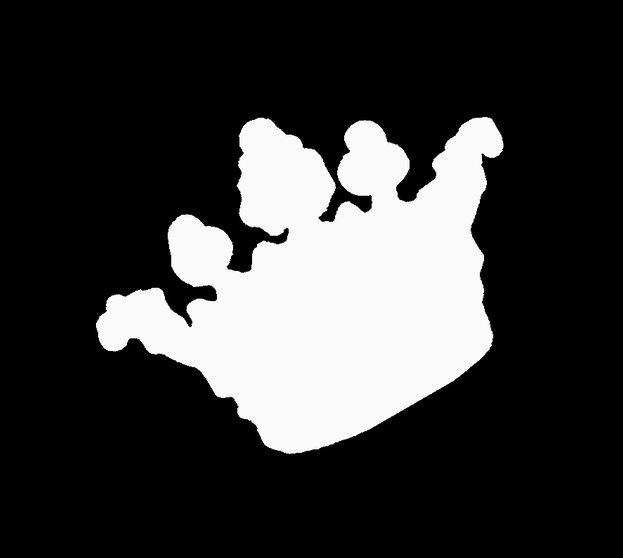
#> input picture escaladas/crown-1.gif, 623 x 558 px; its folder holds only this picture in this run
$ python Eight.py
#> lines starting #> are read from the running program, lines starting #| are printed output that depends on the picture; after the words box and inside, x2 and y2 are one past the last pixel; in counts of white or black regions, pixels touching at a corner belong together


import numpy as np  # Para operaciones matemáticas
from PIL import Image, ImageDraw
import os
import math
import cv2  # Para cálculo de momentos
import pandas as pd
import matplotlib.pyplot as plt
from matplotlib.patches import Rectangle


input_folder  = 'escaladas'    # Carpeta con imágenes escaladas (binary 0/1)
output_folder = 'rotadas'      # Carpeta para imágenes rotadas
os.makedirs(output_folder, exist_ok=True)

theta = 45  # Ángulo de rotación (grados)

def central_moments(binary):
    # Coordenadas de píxeles=1
    ys, xs = np.nonzero(binary)
    x_bar, y_bar = xs.mean(), ys.mean()
    mu = {}
    for p in range(4):
        for q in range(4):
            if p+q <= 3:
                mu[(p,q)] = ((xs - x_bar)**p * (ys - y_bar)**q).sum()
    return mu

# Guardar resultados
records = []
for fn in sorted(os.listdir(input_folder)):
    if not fn.lower().endswith(('.png', '.gif', '.jpg', '.jpeg', '.bmp')):
        continue
    # Leer y umbralizar
    img = Image.open(os.path.join(input_folder, fn)).convert('L')
#> img is the input picture: PIL image 623x558 L; min 0, max 255, mean 57.1
    arr = np.array(img)
    _, bin0 = cv2.threshold(arr, 127, 1, cv2.THRESH_BINARY)
#> bin0: shape (558, 623); values 0 (black) and 1 (white), 22.8% white; 1 white region, box (x1, y1, x2, y2) and area: (96, 117, 503, 454) 79362

    # momentos originales
    mu0 = central_moments(bin0)
#> in central_moments, `x_bar, y_bar = xs.mean(), ys.mean()`: x_bar = 327.9; y_bar = 286.8
#> after the loop in central_moments, `for p in range(4):`: mu = 10 items
#> mu0 = 10 items
    # invariantes antes
    phi1_0 = mu0[(2,0)] + mu0[(0,2)]
#> phi1_0 = 1.18e+09
    phi2_0 = (mu0[(2,0)] - mu0[(0,2)])**2 + 4*(mu0[(1,1)]**2)
#> phi2_0 = 6.59e+16
    phi3_0 = (mu0[(3,0)] - 3*mu0[(1,2)])**2 + (3*mu0[(2,1)] - mu0[(0,3)])**2
#> phi3_0 = 9.34e+20

    # rotar alrededor del centro de la imagen
    h, w = bin0.shape
#> h = 558; w = 623
    M = cv2.getRotationMatrix2D((w/2, h/2), theta, 1.0)
    rot_raw = cv2.warpAffine((bin0*255).astype(np.uint8), M, (w, h), borderValue=0)
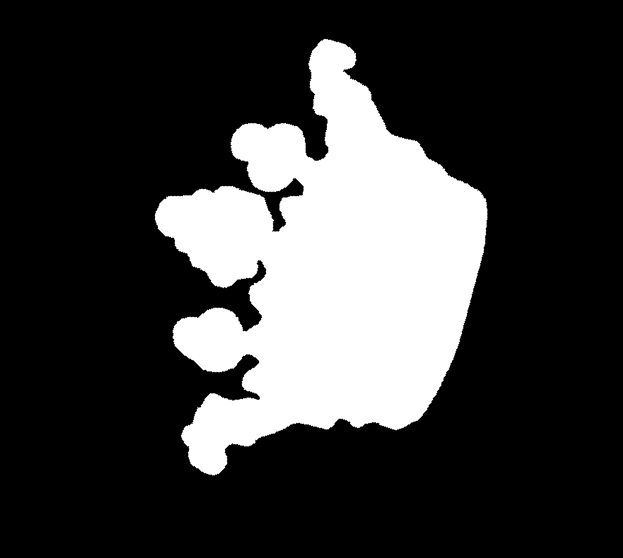
#> rot_raw: shape (558, 623); min 0, max 255, mean 58.2
    _, bin1 = cv2.threshold(rot_raw, 127, 1, cv2.THRESH_BINARY)
#> bin1: shape (558, 623); values 0 (black) and 1 (white), 22.8% white; 1 white region, box (x1, y1, x2, y2) and area: (155, 39, 487, 475) 79385
    cv2.imwrite(os.path.join(output_folder, f"rotada_{os.path.splitext(fn)[0]}.png"), bin1*255)

    # momentos rotados
    mu1 = central_moments(bin1)
#> mu1 = 10 items
    phi1_1 = mu1[(2,0)] + mu1[(0,2)]
#> phi1_1 = 1.18e+09
    phi2_1 = (mu1[(2,0)] - mu1[(0,2)])**2 + 4*(mu1[(1,1)]**2)
#> phi2_1 = 6.59e+16
    phi3_1 = (mu1[(3,0)] - 3*mu1[(1,2)])**2 + (3*mu1[(2,1)] - mu1[(0,3)])**2
#> phi3_1 = 9.32e+20

    records.append({
        'imagen':      fn,
        'phi1_before': phi1_0,
        'phi1_after':  phi1_1,
        'phi2_before': phi2_0,
        'phi2_after':  phi2_1,
        'phi3_before': phi3_0,
        'phi3_after':  phi3_1,
    })

# Tabla con pandas
df = pd.DataFrame(records)[[
    'imagen',
    'phi1_before','phi1_after',
    'phi2_before','phi2_after',
    'phi3_before','phi3_after'
]].round(2)
#> df = table of 1 rows and 7 columns

print(df.to_markdown(index=False))
#| | imagen      |   phi1_before |   phi1_after |   phi2_before |   phi2_after |   phi3_before |   phi3_after |
#| |:------------|--------------:|-------------:|--------------:|-------------:|--------------:|-------------:|
#| | crown-1.gif |   1.17696e+09 |  1.17728e+09 |   6.59404e+16 |  6.59218e+16 |   9.34042e+20 |  9.32157e+20 |
print(f"\nRotación aplicada: {theta}°")

$ run again, on escaladas/escalada_device0-1.gif
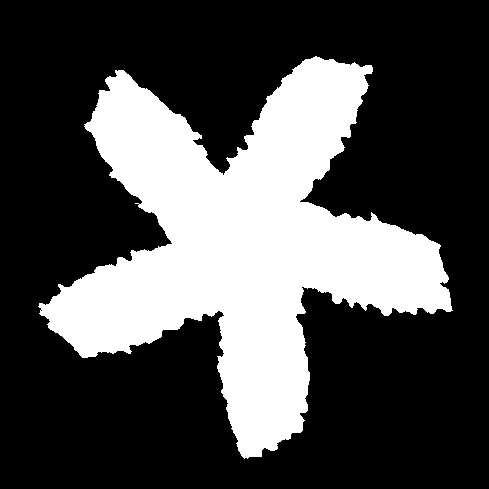
#> input picture escaladas/escalada_device0-1.gif, 489 x 489 px
#> img: PIL image 489x489 L; 30.2% white; 1 white region, box (x1, y1, x2, y2) and area: (38, 56, 453, 459) 72146
#> x_bar = 243.2; y_bar = 243.1
#> after the loop in central_moments, `for p in range(4):`: mu = 10 items
#> phi1_0 = 1.17e+09
#> phi2_0 = 4.14e+12
#> phi3_0 = 8.71e+17
#> `rot_raw = cv2.warpAffine((bin0*255).astype(np.uint8), M, (w, h), borde..`:
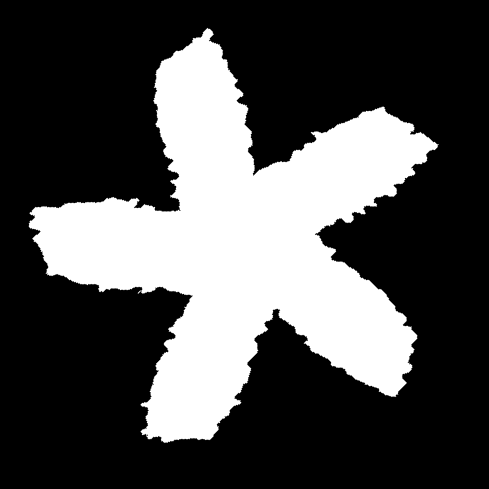
#> rot_raw: shape (489, 489); min 0, max 255, mean 76.9
#> `_, bin1 = cv2.threshold(rot_raw, 127, 1, cv2.THRESH_BINARY)`:
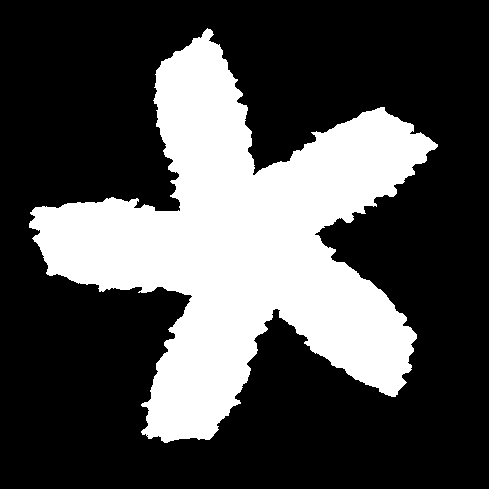
#> bin1: shape (489, 489); values 0 (black) and 1 (white), 30.2% white; 1 white region, box (x1, y1, x2, y2) and area: (29, 28, 438, 443) 72178
#> mu1 = 10 items
#> phi1_1 = 1.17e+09
#> phi2_1 = 3.35e+12
#> phi3_1 = 8.08e+17
#> df = table of 1 rows and 7 columns
#| | imagen                 |   phi1_before |   phi1_after |   phi2_before |   phi2_after |   phi3_before |   phi3_after |
#| |:-----------------------|--------------:|-------------:|--------------:|-------------:|--------------:|-------------:|
#| | escalada_device0-1.gif |   1.16666e+09 |  1.16763e+09 |   4.13808e+12 |   3.3549e+12 |   8.70856e+17 |  8.07587e+17 |

$ run again, on escaladas/escalada_device8-1.gif
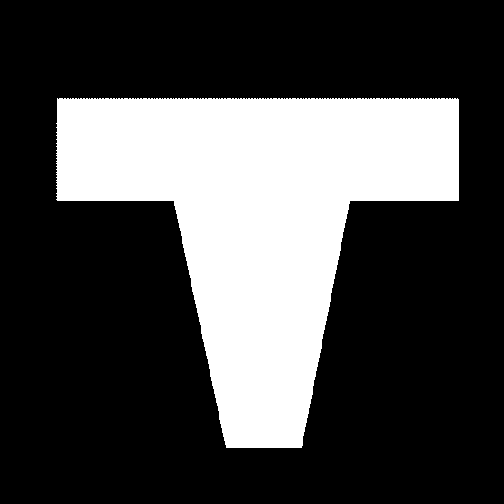
#> input picture escaladas/escalada_device8-1.gif, 504 x 504 px
#> img: PIL image 504x504 L; 28.5% white; 1 white region, box (x1, y1, x2, y2) and area: (56, 98, 459, 448) 72405
#> x_bar = 259.4; y_bar = 217.2
#> after the loop in central_moments, `for p in range(4):`: mu = 10 items
#> phi1_0 = 1.24e+09
#> phi2_0 = 1.55e+15
#> phi3_0 = 2.27e+22
#> `rot_raw = cv2.warpAffine((bin0*255).astype(np.uint8), M, (w, h), borde..`:
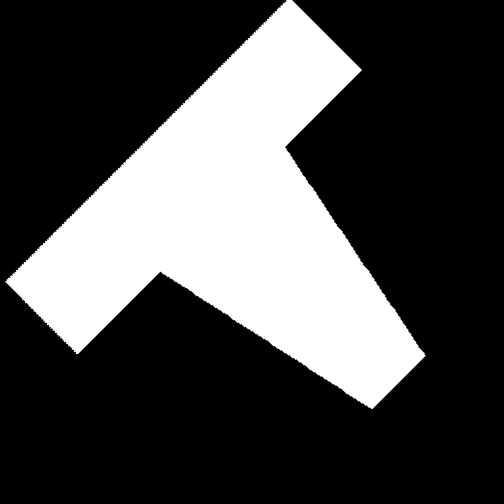
#> rot_raw: shape (504, 504); min 0, max 255, mean 72.7
#> `_, bin1 = cv2.threshold(rot_raw, 127, 1, cv2.THRESH_BINARY)`:
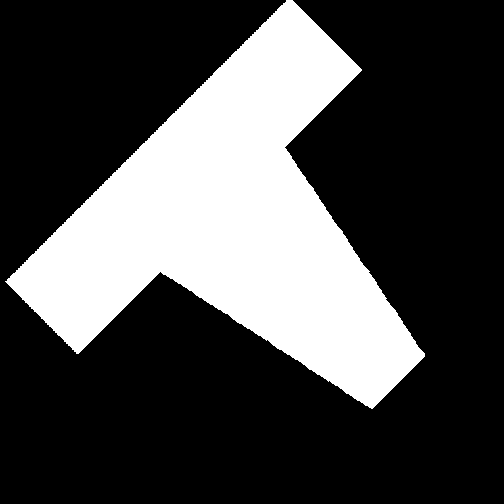
#> bin1: shape (504, 504); values 0 (black) and 1 (white), 28.5% white; 1 white region, box (x1, y1, x2, y2) and area: (5, 0, 425, 409) 72497
#> mu1 = 10 items
#> phi1_1 = 1.24e+09
#> phi2_1 = 1.43e+15
#> phi3_1 = 2.28e+22
#> df = table of 1 rows and 7 columns
#| | imagen                 |   phi1_before |   phi1_after |   phi2_before |   phi2_after |   phi3_before |   phi3_after |
#| |:-----------------------|--------------:|-------------:|--------------:|-------------:|--------------:|-------------:|
#| | escalada_device8-1.gif |    1.2362e+09 |  1.23888e+09 |   1.55497e+15 |  1.43074e+15 |   2.27064e+22 |  2.27896e+22 |

$ run again, on escaladas/escalada_flatfish-1.gif
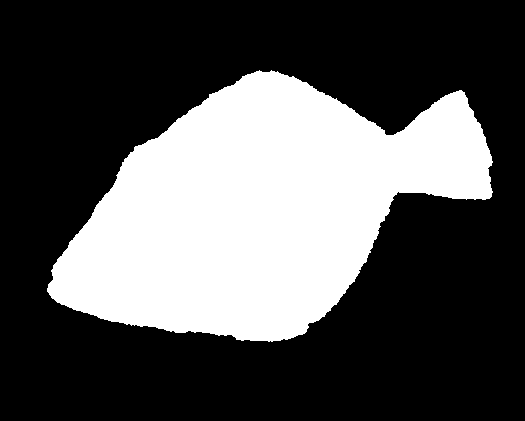
#> input picture escaladas/escalada_flatfish-1.gif, 525 x 421 px
#> img: PIL image 525x421 L; 32.7% white; 1 white region, box (x1, y1, x2, y2) and area: (47, 70, 493, 342) 72210
#> x_bar = 259.1; y_bar = 209.1
#> after the loop in central_moments, `for p in range(4):`: mu = 10 items
#> phi1_0 = 1.07e+09
#> phi2_0 = 3.42e+17
#> phi3_0 = 5.52e+20
#> `rot_raw = cv2.warpAffine((bin0*255).astype(np.uint8), M, (w, h), borde..`:
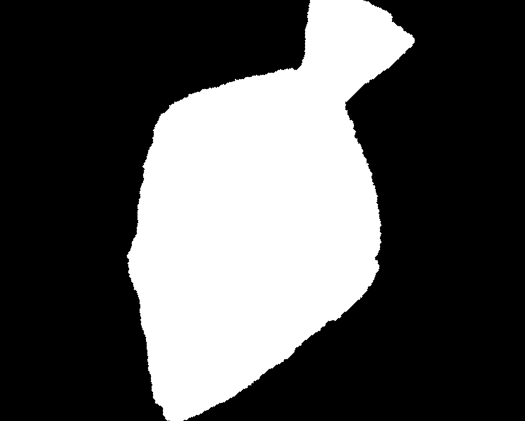
#> rot_raw: shape (421, 525); min 0, max 255, mean 82.8
#> `_, bin1 = cv2.threshold(rot_raw, 127, 1, cv2.THRESH_BINARY)`:
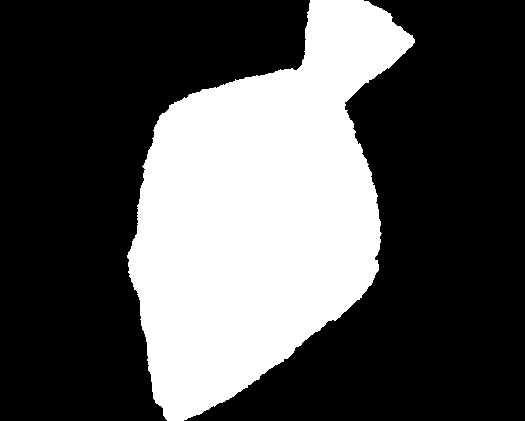
#> bin1: shape (421, 525); values 0 (black) and 1 (white), 32.5% white; 1 white region, box (x1, y1, x2, y2) and area: (127, 0, 415, 421) 71789
#> mu1 = 10 items
#> phi1_1 = 1.04e+09
#> phi2_1 = 3.17e+17
#> phi3_1 = 4.85e+20
#> df = table of 1 rows and 7 columns
#| | imagen                  |   phi1_before |   phi1_after |   phi2_before |   phi2_after |   phi3_before |   phi3_after |
#| |:------------------------|--------------:|-------------:|--------------:|-------------:|--------------:|-------------:|
#| | escalada_flatfish-1.gif |   1.06631e+09 |  1.04393e+09 |   3.42153e+17 |  3.17007e+17 |   5.52426e+20 |  4.84532e+20 |

$ run again, on escaladas/device0-1.gif
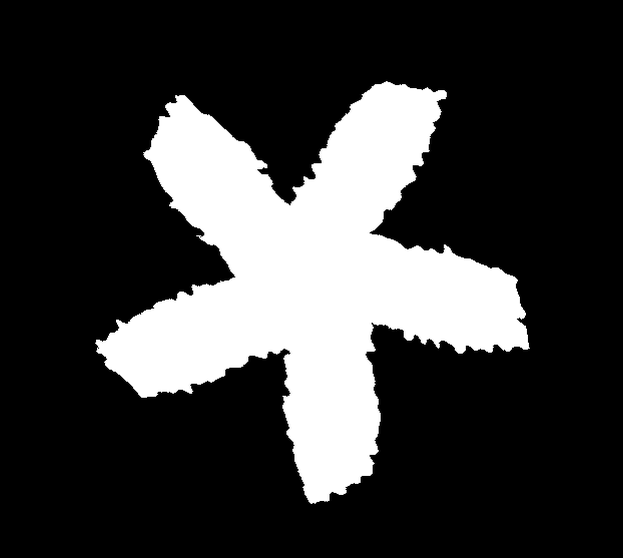
#> input picture escaladas/device0-1.gif, 623 x 558 px
#> img is the input picture: PIL image 623x558 L; min 0, max 255, mean 58.3
#> `_, bin0 = cv2.threshold(arr, 127, 1, cv2.THRESH_BINARY)`:
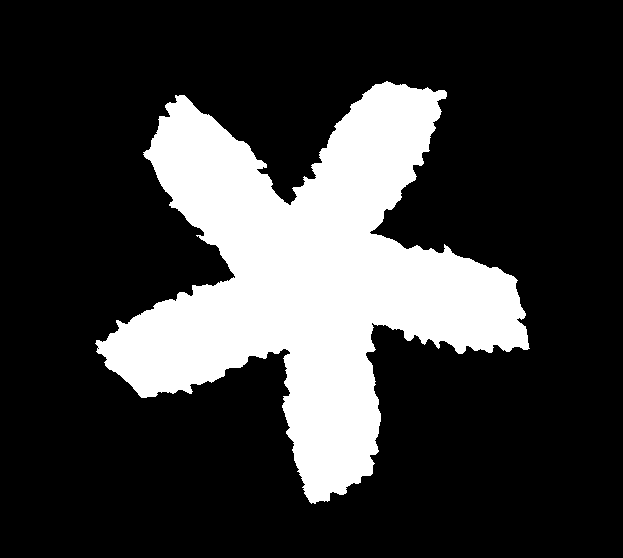
#> bin0: shape (558, 623); values 0 (black) and 1 (white), 22.9% white; 1 white region, box (x1, y1, x2, y2) and area: (95, 81, 530, 504) 79565
#> x_bar = 310.3; y_bar = 277.3
#> after the loop in central_moments, `for p in range(4):`: mu = 10 items
#> phi1_0 = 1.42e+09
#> phi2_0 = 2.75e+12
#> phi3_0 = 1.59e+18
#> `rot_raw = cv2.warpAffine((bin0*255).astype(np.uint8), M, (w, h), borde..`:
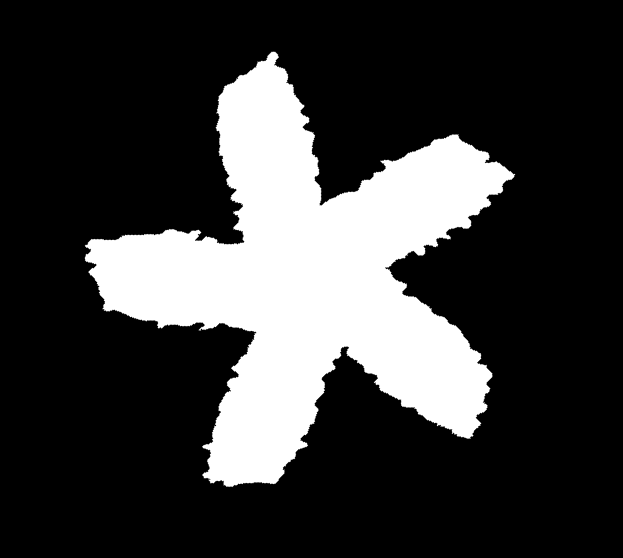
#> rot_raw: shape (558, 623); min 0, max 255, mean 58.4
#> bin1: shape (558, 623); values 0 (black) and 1 (white), 22.9% white; 1 white region, box (x1, y1, x2, y2) and area: (85, 52, 515, 487) 79553
#> mu1 = 10 items
#> phi1_1 = 1.42e+09
#> phi2_1 = 1.71e+12
#> phi3_1 = 1.73e+18
#> df = table of 1 rows and 7 columns
#| | imagen        |   phi1_before |   phi1_after |   phi2_before |   phi2_after |   phi3_before |   phi3_after |
#| |:--------------|--------------:|-------------:|--------------:|-------------:|--------------:|-------------:|
#| | device0-1.gif |   1.41893e+09 |  1.41842e+09 |   2.74758e+12 |   1.7101e+12 |   1.59177e+18 |  1.73036e+18 |
